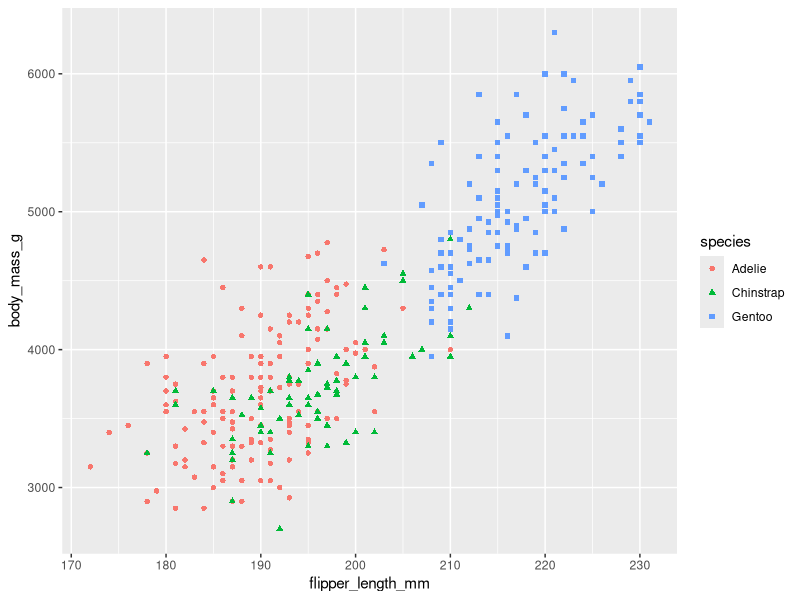
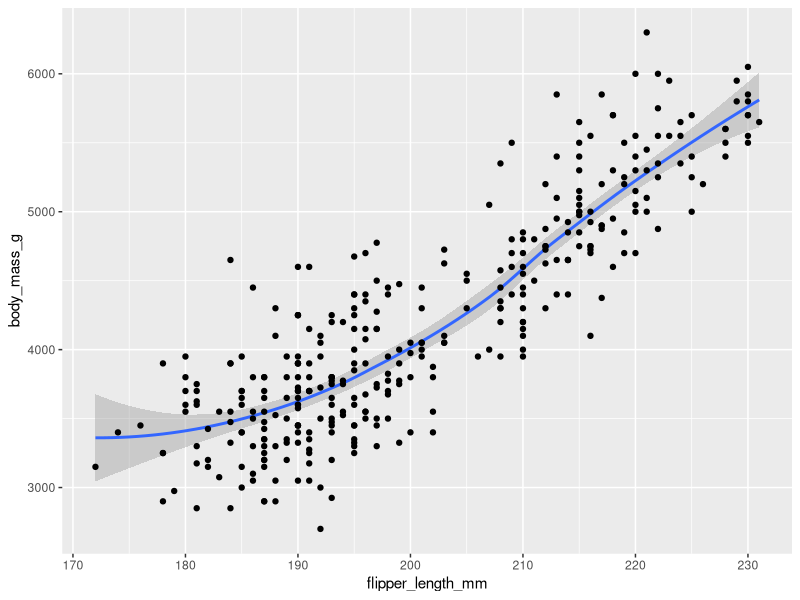
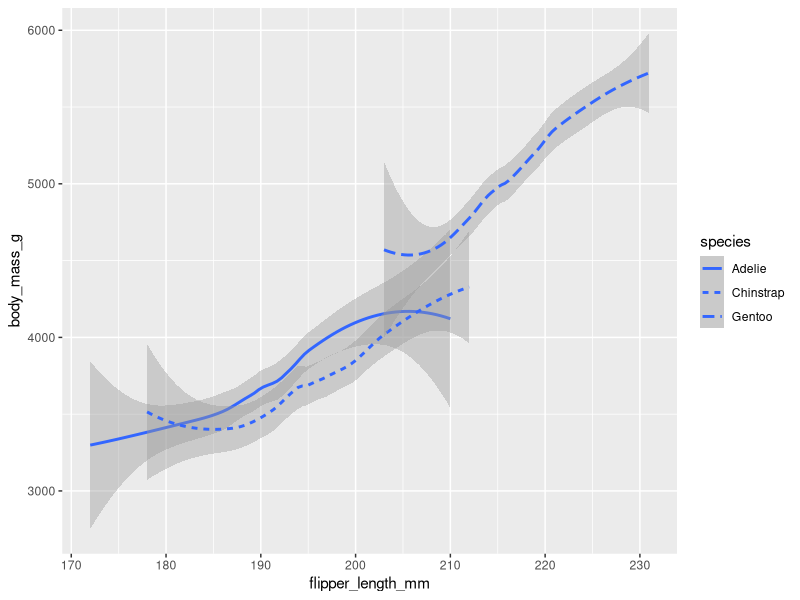
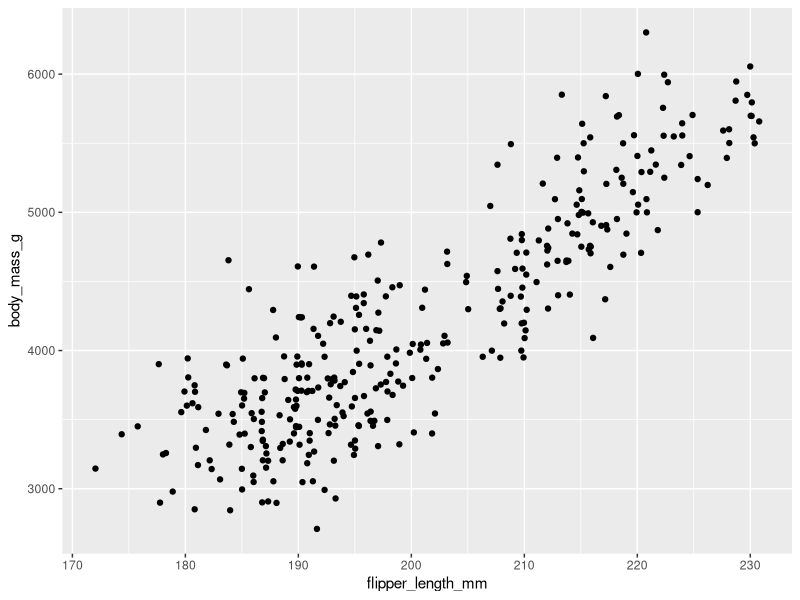
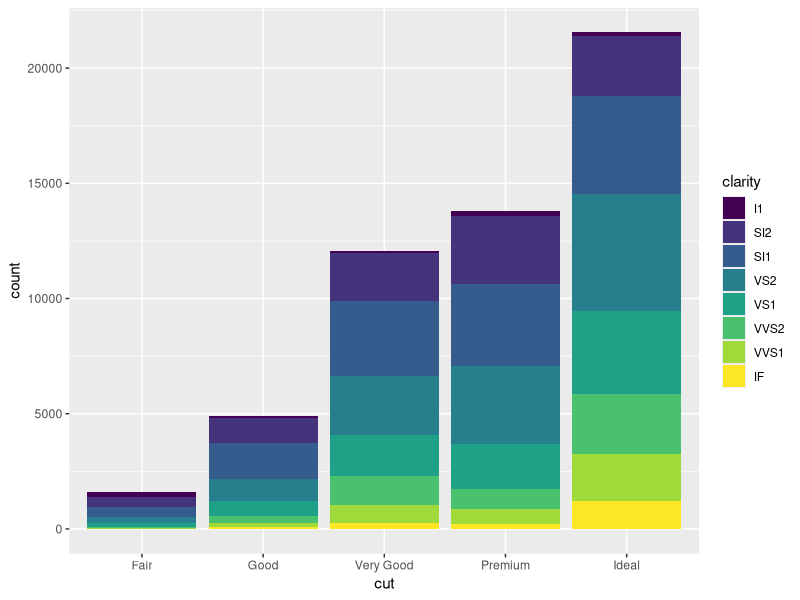

These charts were generated, in order, by the following R code:
library("ggplot2")
library("palmerpenguins")

ggplot(data=penguins)+geom_point(mapping=aes(x=flipper_length_mm, y=body_mass_g, color=species, shape=species))

ggplot(data=penguins)+geom_smooth(mapping=aes(x=flipper_length_mm, y=body_mass_g)) +
    geom_point(mapping=aes(x=flipper_length_mm, y=body_mass_g))

ggplot(data=penguins)+geom_smooth(mapping=aes(x=flipper_length_mm, y=body_mass_g, linetype=species))

ggplot(data=penguins)+geom_jitter(mapping=aes(x=flipper_length_mm, y=body_mass_g))

ggplot(data=diamonds)+
  geom_bar(mapping=aes(x=cut, fill=clarity)) 
